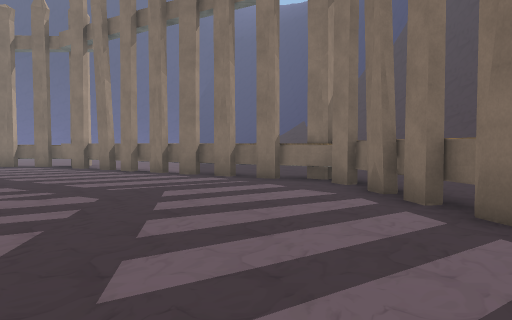
View 1 (above)

21 first-person views from a walk through a scene from a Unity 3-D project. The camera is 1.5 m above the floor, tilts 2° down and sees 70° across. The floor is counted in squares, 2 m on a side. Each view is taken from the middle of a square. On the plan, view 1 faces up. The plan holds only what a view shows up to about 11 squares ahead; the rest is blank. The place goes on beyond the plan. The player is left out. Some surface patterns are stand-ins.

View 2
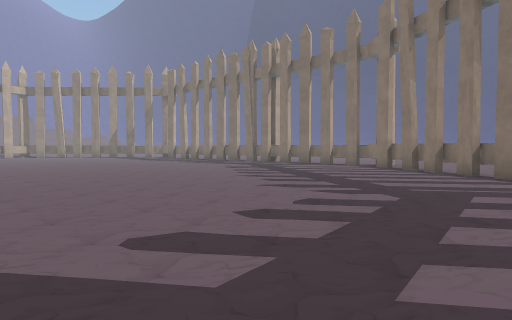

View 3
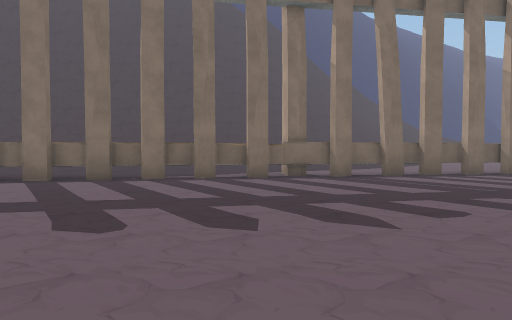

View 4
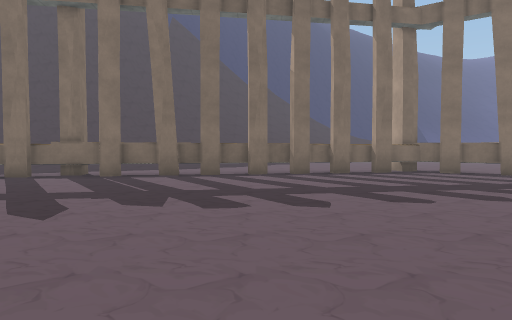

View 5
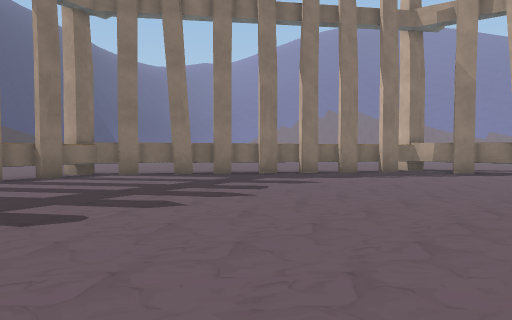

View 6
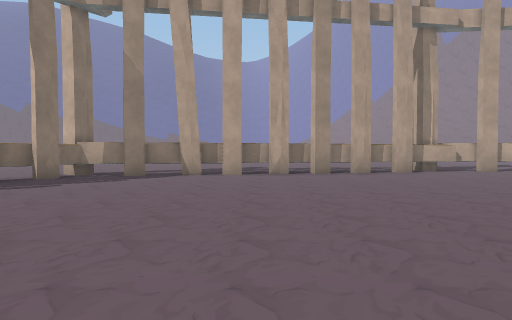

View 7
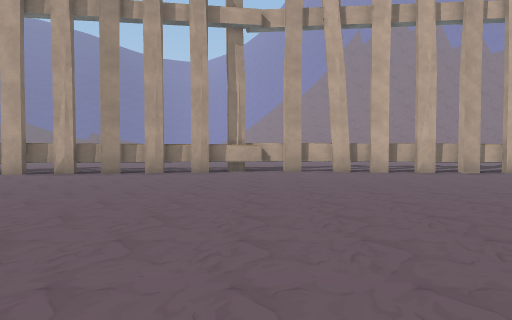

View 8
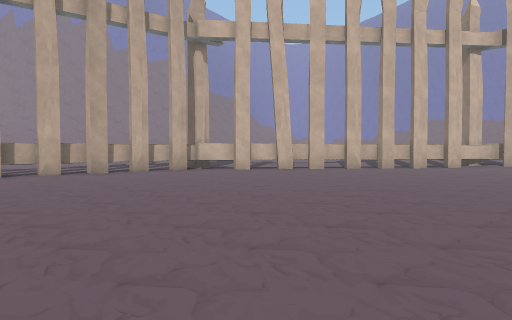

View 9
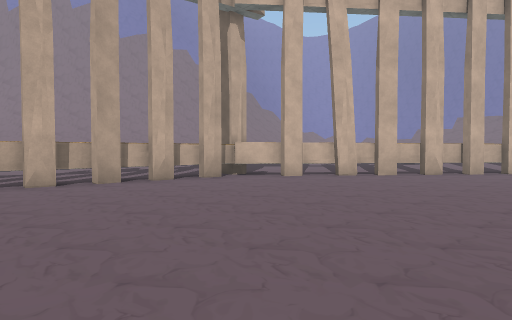

View 10
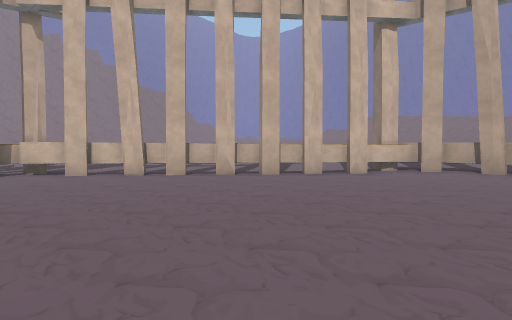

View 11
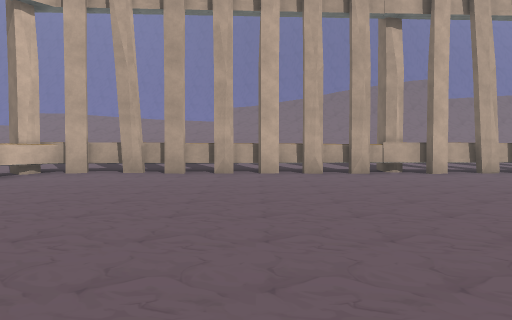

View 12
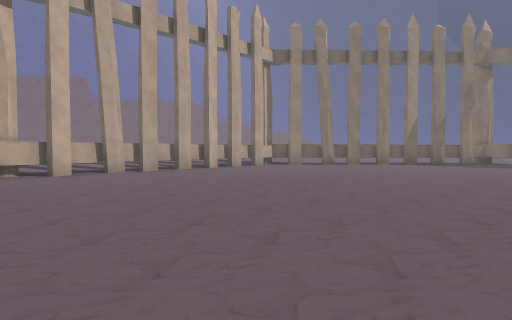

View 13
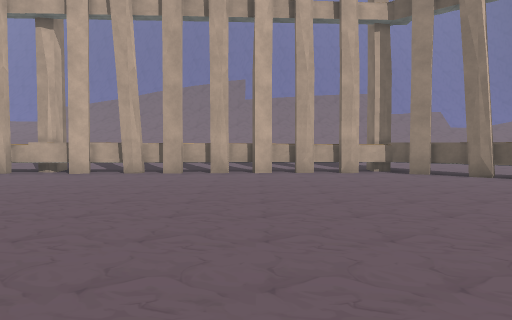

View 14
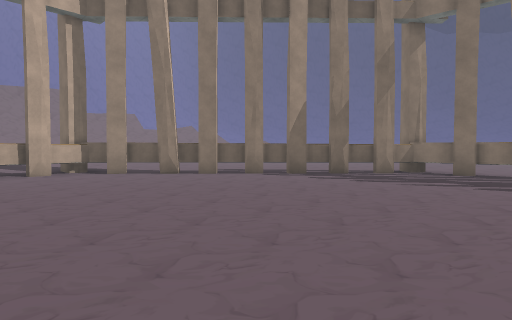

View 15
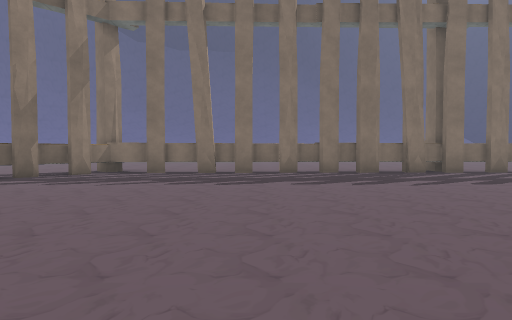

View 16
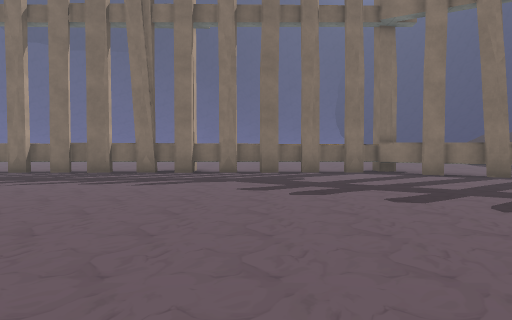

View 17
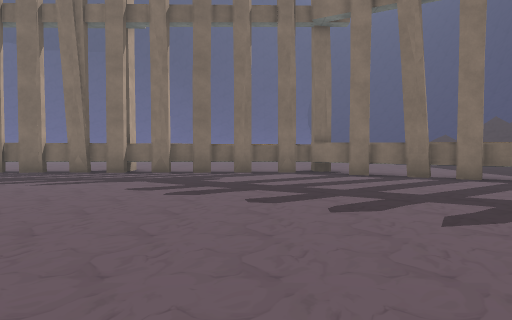

View 18
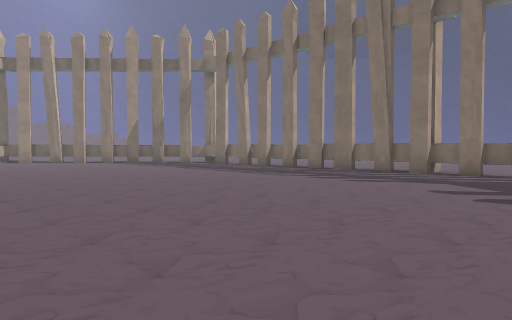

View 19
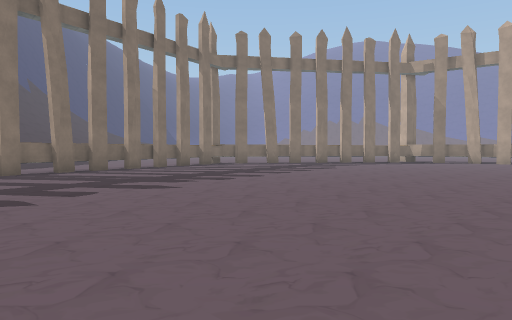

View 20
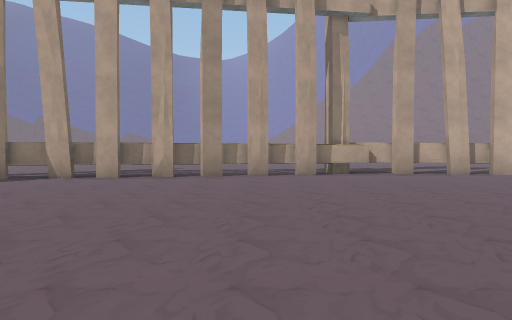

View 21
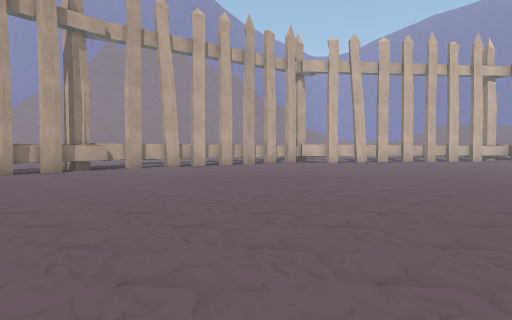

### Floor plan
Key: @ floor where view 1 was taken; # wall or solid block; . floor.
Columns run from 30 left of view 1 to 5 right of it. Each row starts with its distance up from view 1.
 14       ###################
 13      ##.................##
 12     ##...................###
 11    ##......................##
 10   ##........................###
  9  ##...........................###
  8 ##..............................#
  7 #...............................#
  6 #...............................#
  5 #...............................##
  4 #..........  ....................#
  3 #...........     ................#
  2 #..........      ................#
  1 #..........           ...........#
  0 ##.........           . ......@..##
 -1 ##.........            ...........#
 -2 ##..........          ............#
 -3 #...........          ............#
 -4 ##.........            ...........#
 -5  #........ .           ...........#
 -6  #........             ...........##
 -7  #........ .           ...........##
 -8  #......... .        ..............#
 -9  #..........  .....................#
-10  #.................................#
-11  #.................................#
-12  #.................................#
-13  ##...............................##
-14   ###............................##
-15     ##..........................##
-16      ##.........................#
-17       ##.......................##
-18        ##.....................##
-19         ###.............#######
-20          ########.#######
-21                 ####

Where each view was taken, in squares from view 1:
view 1: 0 up, 0 right, facing up
view 2: 0 up, 0 right, facing up-left
view 3: 0 up, 6 left, facing right
view 4: 6 down, 6 left, facing right
view 5: 7 down, 5 left, facing down-right
view 6: 9 down, 5 left, facing down
view 7: 9 down, 11 left, facing down
view 8: 9 down, 13 left, facing down-left
view 9: 12 down, 14 left, facing down-left
view 10: 8 down, 18 left, facing down-left
view 11: 7 down, 19 left, facing left
view 12: 5 down, 19 left, facing up-left
view 13: 3 up, 19 left, facing left
view 14: 3 up, 19 left, facing up-left
view 15: 3 up, 19 left, facing up
view 16: 3 up, 11 left, facing up
view 17: 3 up, 9 left, facing up
view 18: 3 up, 9 left, facing up-left
view 19: 0 up, 8 left, facing down-right
view 20: 10 down, 8 left, facing down
view 21: 8 down, 6 left, facing down-left
